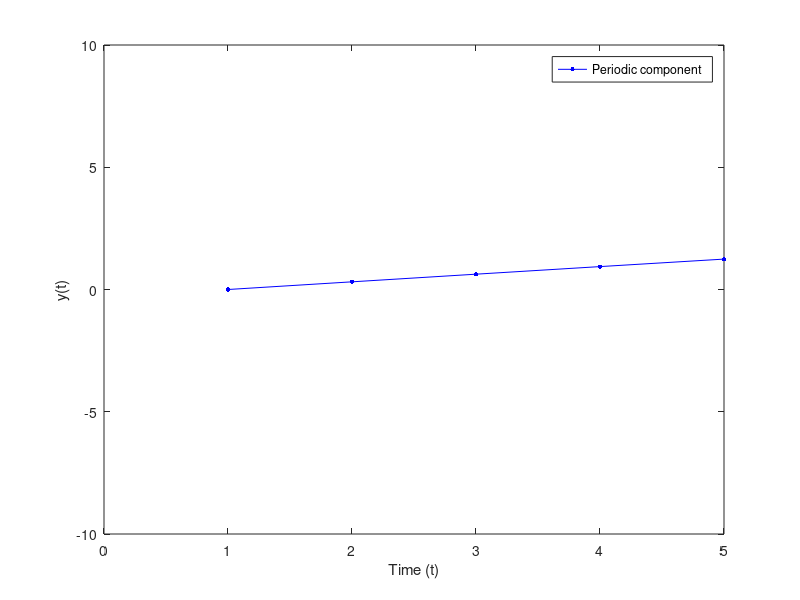

MATLAB code to generate this figure:

%Script 1.16
%Generate periodic time series 
 
N=input('Give the time series length_:');
f=input('Give the frequency_:');  
Amp=input('Give the Amplitude_:');
t=0:1:N;
y=Amp*sin(2*pi*f*t/500);
plot(y,'b.-','MarkerSize',10);   %plot function
ylim([-Amp-5 Amp+5])
xlim([0 N])
xlabel('Time (t)'); 
ylabel('y(t)');
legend('Periodic component ','Location','Best')
